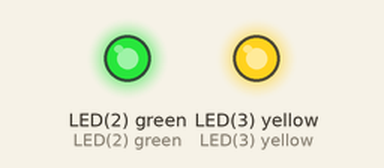
This program was run on a simulated pyboard running MicroPython. On the bench: output pins drawn as LEDs (lit = HIGH). Library files of the repository ran but are not shown: 1 file(s). At 0.0 s the program stops and its outputs stay as they are.

Above: at 0.1 s.
Timing chart, 0 to 1.5 s (numbered marks = the images above):
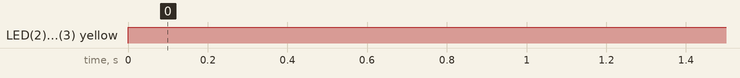

Measured:
- by itself, LED(2) green, LED(3) yellow: LOW → HIGH at 0.00 s

The program:

main.py
```python
# main.py -- put your code here!
import pyb
import os
pyb.LED(2).on()
try:
    s=os.stat('/sd/log.txt')
    os.remove('/sd/log.txt')
    print("Del file ok!")
    pyb.LED(2).off()
except OSError:
    pyb.LED(3).on()
```
